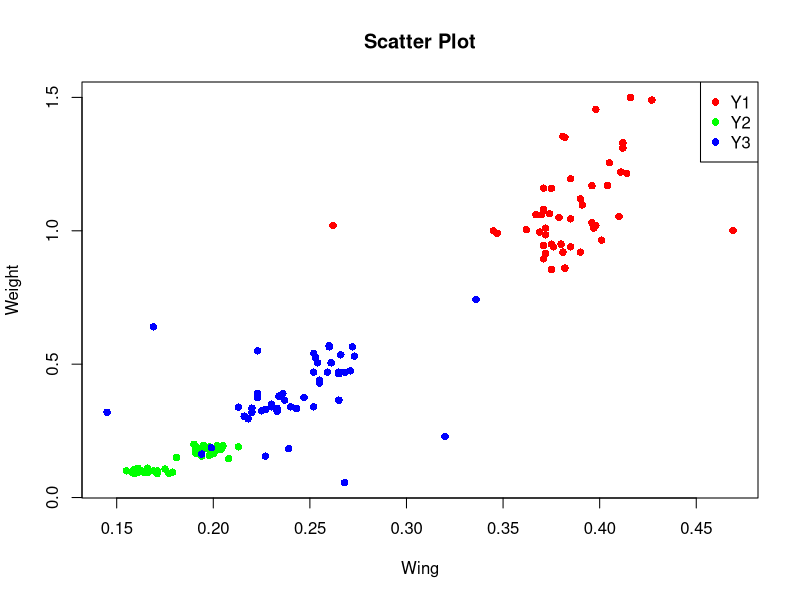

This chart was generated by the following R code:
rm(list = ls())

# (a)

# Function: softmax_vector
# Description: Apply Softmax to a vector (single training example).
#
# Arguments:
#   z: A vector with a numeric value for each neuron to be included in the 
#      softmax calculation, i.e. the output layer
#
# Returns:
#   A vector of the same size as z with softmax applied to each value
softmax_vector = function(z){
  exp(z)/sum(exp(z))
}

# Function: softmax_matrix
# Description: Apply softmax to a matrix (N training examples)
#
# Arguments:
#   z_matrix: A q (no. nodes) X N (no. training examples) matrix
#
# Returns:
#   Matrix of same dimensions as z_matrix with softmax applied to each column
softmax_matrix = function(z_matrix){
  res = matrix(0, nrow = dim(z_matrix)[1], ncol = dim(z_matrix)[2])
  for (j in 1:dim(z_matrix)[2]){  
    vec      = z_matrix[, j]        
    res[, j] = softmax_vector(vec)
  }
  return(res)
}


# (b)


# Read in the data:
dat = read.table('Hawks_Data_2023.txt',h= T)

X   = as.matrix(dat[,4:5], ncol=2)
Y   = as.matrix(dat[,1:3], ncol = 3)

# Function: tanh
# Description: Hyperbolic tangent function
tanh = function(z){
  # Hyperbolic tangent function
  (exp(z) - exp(-z))/(exp(z) + exp(-z))
}
  

# Function: neural_net
# Description: 
#
# Arguments:
#   X: Input matrix (N x p)
#   Y: Output matrix (N x q)
#   theta: A parameter vector (all of the parameters)
#   nu: Regularisation parameter 
# Returns:
#   
neural_net = function(X, Y, theta, nu)
{
  # Relevant dimensional variables:
  N     = dim(X)[1]
  p     = dim(X)[2]
  q     = dim(Y)[2]
  # Number of nodes (fixed at 8)
  m     = 8
  
  # Populate weight-matrix and bias vectors:
  index = 1:(p*m)
  W1    = matrix(theta[index], p, m) 
  index = max(index)+1:(m*q)
  W2    = matrix(theta[index], m, q)
  index = max(index)+1:(m)
  b1    = matrix(theta[index], m, 1)
  index = max(index)+1:(q)
  b2    = matrix(theta[index], q, 1)
  
  # Updating equations (matrix form)
  # mxN (8x148)
  b1    = matrix(rep(b1, N), nrow=m, ncol=N)
  
  # qxN (3x148)
  b2    = matrix(rep(b2, N), nrow=q, ncol = N)
  
  # pxN (2x148)
  a0    = matrix(t(X), p, N)

  # mxN (8x148)   
  a1    = apply(t(W1)%*%a0 +  b1, c(1,2), tanh)

  # qxN (3x148)        
  z2    = t(W2)%*%a1 + b2
  a2    = softmax_matrix(z2)
  
  # Cross-entropy error function for multi-class problems (q-dimensional response)
  cross_entropy = -sum(Y * log(t(a2))) / N
  # Cross-entropy error with L1 penalty applied
  L1 = (cross_entropy + nu * (sum(W1)+sum(W2))) / N
  
  # Return predictions and error:
  return(list(out=a2, cross_entropy=cross_entropy, L1 = L1))
}


# Create a color vector for each Y value
colors <- c("red", "green", "blue")[apply(Y, 1, which.max)]

# Create a scatter plot
plot(X[, 1], X[, 2], col = colors, pch = 16, xlab = "Wing", ylab = "Weight", main = "Scatter Plot")
legend("topright", legend = c("Y1", "Y2", "Y3"), col = c("red", "green", "blue"), pch = 16)

# Network parameters
p = 2
q = 3
m = 8
npars = p*m+m*q+m+q
theta = runif(npars,-1,1)
nu = 0.2

res = neural_net(X,Y,theta, 0.2)
res

  
  









